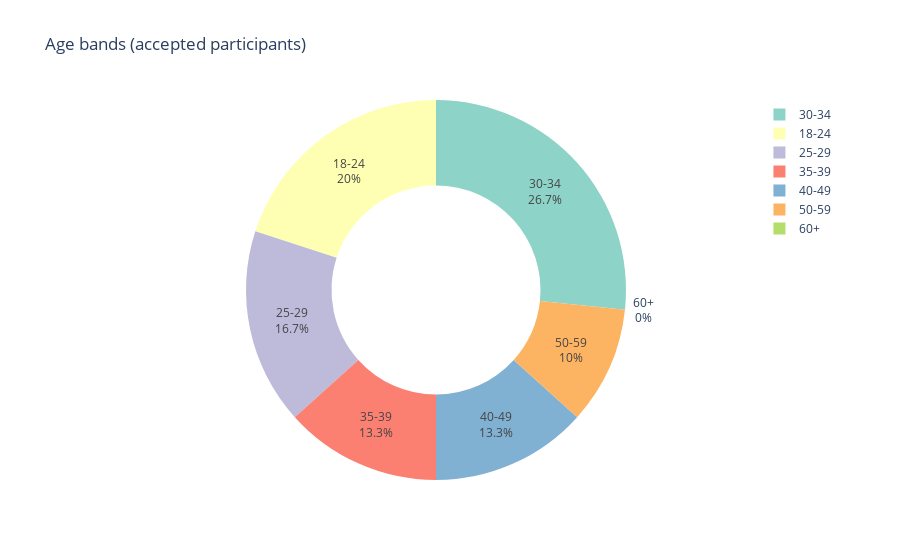

Notebook cell for this chart:
### Code cell
age_bins = pd.cut(
    accepted["Age"],
    bins=[18, 25, 30, 35, 40, 50, 60, 120],
    labels=["18-24", "25-29", "30-34", "35-39", "40-49", "50-59", "60+"],
    right=False,
 )
age_counts = age_bins.value_counts(sort=False).reset_index()
age_counts.columns = ["Age band", "count"]

age_fig = px.pie(
    age_counts,
    names="Age band",
    values="count",
    hole=0.55,
    title="Age bands (accepted participants)",
    color_discrete_sequence=px.colors.qualitative.Set3,
 )
age_fig.update_traces(textinfo="label+percent", hovertemplate="%{label}: %{value} participants")
age_fig

### Figure 1 — Plotly figure (JSON) as saved in the notebook; plotly's stock layout.template omitted (floating-point values rounded to 4 significant figures)
{"data": [{"domain": {"x": [0, 1], "y": [0, 1]}, "hole": 0.55, "hovertemplate": "%{label}: %{value} participants", "labels": ["18-24", "25-29", "30-34", "35-39", "40-49", "50-59", "60+"], "legendgroup": "", "name": "", "showlegend": true, "textinfo": "label+percent", "type": "pie", "values": [6, 5, 8, 4, 4, 3, 0]}], "layout": {"legend": {"tracegroupgap": 0}, "piecolorway": ["rgb(141,211,199)", "rgb(255,255,179)", "rgb(190,186,218)", "rgb(251,128,114)", "rgb(128,177,211)", "rgb(253,180,98)", "rgb(179,222,105)", "rgb(252,205,229)", "rgb(217,217,217)", "rgb(188,128,189)", "rgb(204,235,197)", "rgb(255,237,111)"], "title": {"text": "Age bands (accepted participants)"}}}
